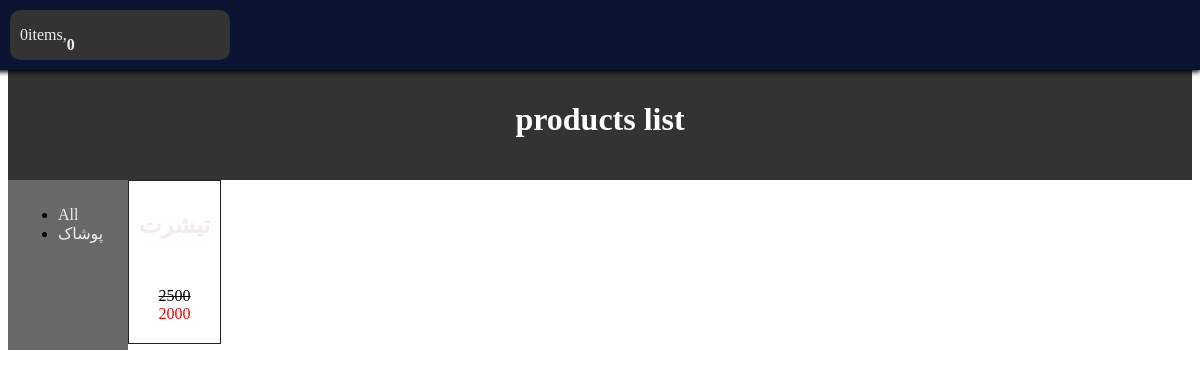
The page /products on the database as committed earlier.
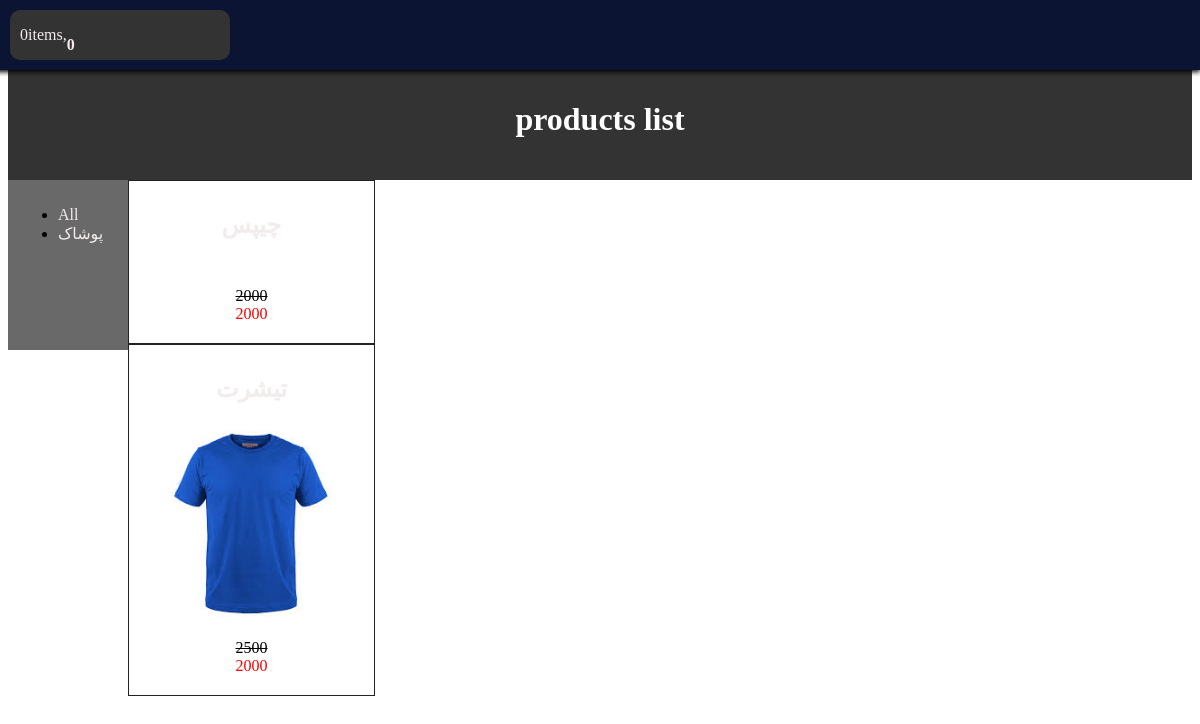
The same page on the database as committed later.
### shop/models.py (models this page shows, shortened)
class Category(models.Model):
    name = models.CharField(max_length=250)
    slug = models.SlugField(max_length=255, unique=True)
    class Meta:
        ordering = ['name']
        indexes = [
            models.Index(fields=['name'])
        ]
        verbose_name = 'category'
        verbose_name_plural = 'categories'
    def get_absolute_url(self):
        return reverse('shop:product_detail', args=[self.id, self.slug])

class Product(models.Model):
    category = models.ForeignKey(Category, related_name='product', on_delete=models.CASCADE, verbose_name='category')
    name = models.CharField(max_length=255, verbose_name='name product')
    slug = models.SlugField(max_length=255, verbose_name='slug')
    description = models.TextField(max_length=1200, verbose_name='product info')
    inventory = models.PositiveIntegerField(default=0, verbose_name='inventory')
    price = models.PositiveIntegerField(default=0, verbose_name='price')
    weight = models.PositiveIntegerField(default=0, verbose_name='weight')
    off = models.PositiveIntegerField(default=0, verbose_name='off')
    new_price = models.PositiveIntegerField(default=0, verbose_name="new price")
    created = models.DateTimeField(auto_now_add=True, verbose_name='created time')
    updated = models.DateTimeField(auto_now=True, verbose_name='updated time')
    class Meta:
        ordering = ['-created']
        indexes = [
            models.Index(fields=['id', 'slug']),
            models.Index(fields=['name']),
            models.Index(fields=['-created']),
        ]
        verbose_name = 'محصول'
        verbose_name_plural = 'محصولات'
    def get_absolute_url(self):
        return reverse('shop:product_detail', args=[self.id, self.slug])

class Image(models.Model):
    product = models.ForeignKey(Product, on_delete=models.CASCADE, related_name="images", verbose_name="product")
    file = models.ImageField(upload_to="product_images/%Y/%m/%d")
    title = models.CharField(max_length=250, verbose_name="title", null=True, blank=True)
    description = models.TextField(verbose_name="description", null=True, blank=True)
    created = models.DateTimeField(auto_now_add=True)
    class Meta:
        ordering = ['-created']
        indexes = [
            models.Index(fields=['-created'])
        ]
        verbose_name = "image"
        verbose_name_plural = "images"

### shop/views.py (the view)
# urls.py: path('products', views.product_list, name='products_list'),
def product_list(request, category_slug=None):
    category = None
    categories = Category.objects.all()
    products = Product.objects.all()
    if category_slug:
        category = get_object_or_404(Category, slug=category_slug)
        products = products.filter(category=category)
    context = {
        'category': category,
        'categories': categories,
        'products': products,
    }
    return render(request, 'shop/list.html', context)

### card/cart.py (called while the page is built)
    def get_total_price(self):
        price = sum(item['price'] * item['quantity'] for item in self.cart.values())
        return price

    def __len__(self):
        return sum(item['quantity'] for item in self.cart.values())

### card/context_processors.py (called while the page is built)
def cart(request):
    return {"cart": Cart(request)}

### templates/shop/list.html (shortened to what this page needs)
{% extends 'parent/base.html' %}
{% load static %}
{% block content%}
    <div class="header">
    {% if category %}
        <h1> products list of {{ category.name }}</h1>
        {% else %}
        <h1>products list</h1>
    {% endif %}
    </div>
    <div class="container">
        <div class="small-div">
            <ul class="categories">
                <li class="category"><a href="{% url 'shop:products_list' %}">All</a></li>
                {% for ct in categories %}
                <li class="category"><a href="{{ ct.get_absolute_url }}">{{ ct.name }}</a></li>
                {% endfor %}
        </ul>
        </div>
    <div class="large-div">
        {% for product in products%}
            <div class="product">
                <h2><a href="{{ product.get_absolute_url }}">{{ product.name }}</a></h2>
                <img class='pic' src="{{ product.images.first.file.url }}">
            <div class="price">
                <span class="original-price">{{ product.price }}</span>
                <br>
                <span class="discounted-price">{{ product.new_price }}</span>
            </div>
            </div>
        {% endfor %}
    </div>
    </div>
{% endblock %}

### templates/parent/base.html (shortened to what this page needs)
{% load static %}
<!DOCTYPE html>
<html lang="en">
<head>
    <link rel="stylesheet" type="text/css" href="{% static 'css/base.css' %}">
</head>
<body>
{% include 'partials/header.html' %}
{% block content %}{% endblock %}
</body>
</html>

### templates/partials/header.html (shortened to what this page needs)
<div class="cart-container">
    {% with item_count=cart|length %}
    <a href="{% url 'cart:cart_detail' %}" class="cart-link">
        <div class="cart-info-container">
            <span id="item_count" class="item-count">{{ item_count }}</span>items,
            <span id="total_price" class="total-price">{{ cart.get_total_price }}</span>
        </div>
    </a>
    {% endwith %}
</div>

### shop/static/css/base.css (style rules this page uses)
.header { text-align:center; padding: 20px; background-color: #333; color: #fff; margin-top: 60px; }
.container { display: flex; }
.small-div { width: 100px; height: 150px; background-color: dimgray; padding: 10px; }
a:link, a:visited { color: #f3ecec; text-decoration: none; }
.product { border:1px solid #252121; padding: 10px; text-align: center; }
.pic { width: 90%; }
.price { position: relative; margin: 10px; }
.original-price { text-decoration: line-through; }
.discounted-price { color: red; }
.cart-container { width:100%; position: fixed; top: 0; right: 0; padding: 10px; background-color: #0c1433; border-bottom-left-radius: 5px; box-shadow: 0 2px 5px rgba(0,0,0, 3); }
.cart-link { text-decoration: none; color: #fff; display: flex; align-items: center; }
.cart-info-container { width: 200px; height: 50px; background-color: #333; border-radius: 10px; display: flex; align-items: center; padding: 0 10px; margin-left: 20px; }
.total-price { font-weight: bold; margin-top: 20px; }

Rows that differ between the two databases and show on the page:
added Product: price "2000", new_price "2000"
